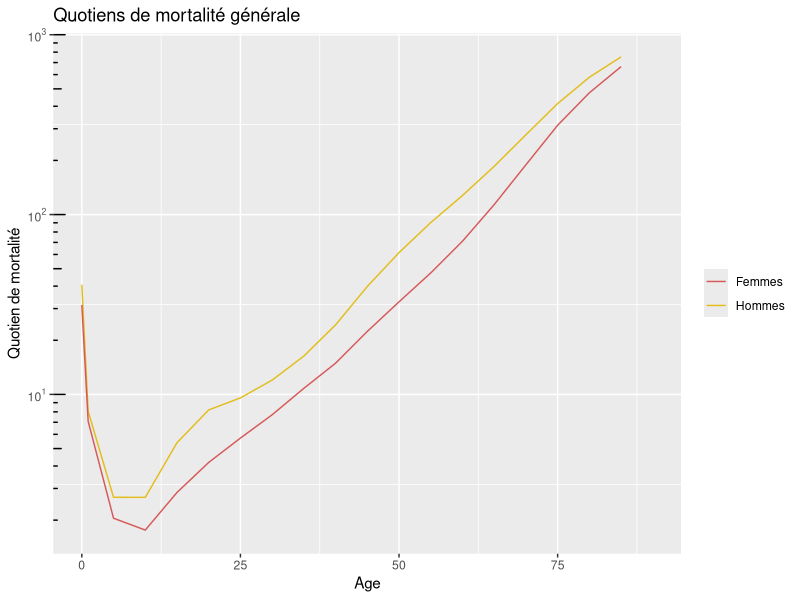
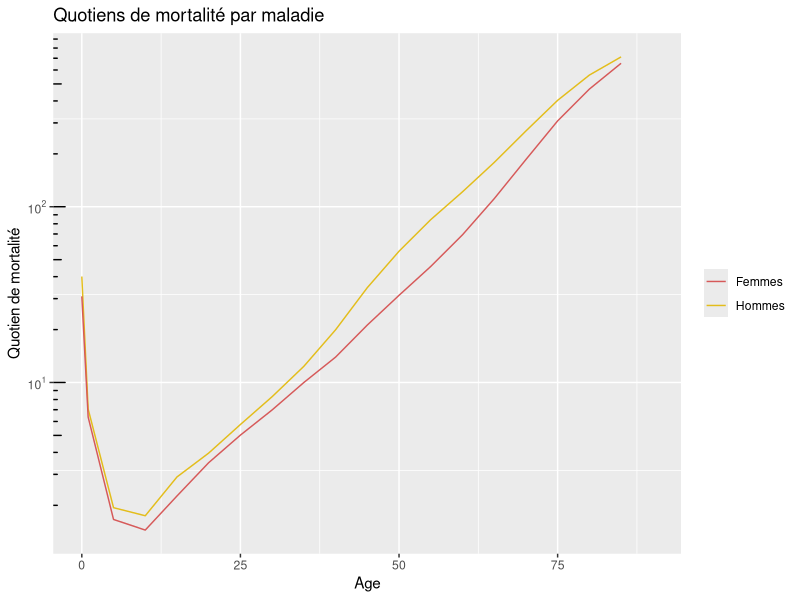
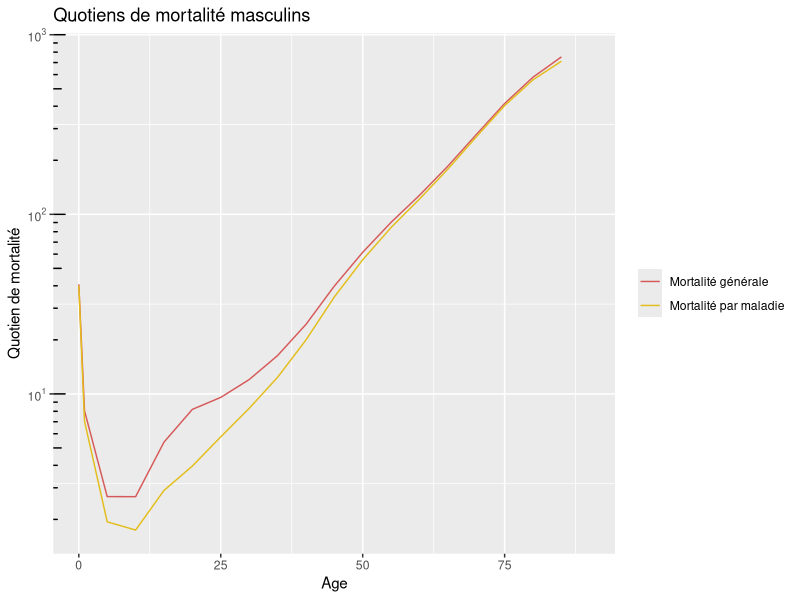
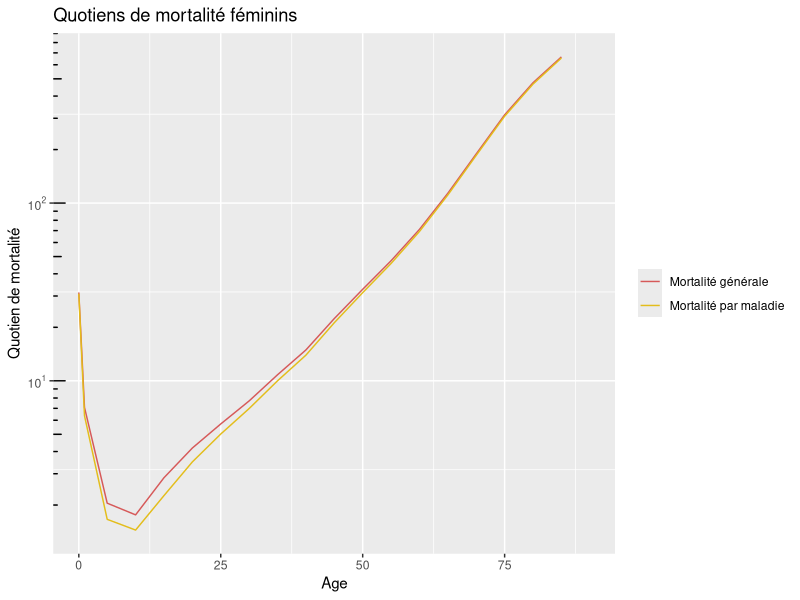

Write the R code that produced these figures, in order.
## ---- chunk 1
library(readxl)
library(tidyverse)
library(knitr)
setwd("C:/Users/Thibaud/Documents/Demographie/M1S2/UE1 - Analyse demographique/Breton/DM1")

TableMortMascGeneral <- read_excel("./data/exo1/tmhgen.xlsx") %>%
  column_to_rownames("Age x")
TableMortMascAccident <- read_excel("./data/exo1/tmhmal.xlsx") %>%
  column_to_rownames("Age x")
## ---- chunk 2
Racine <- 100000
TableMortMascMaladie <- TableMortMascGeneral %>%
  select("aqx p.1000") %>%
  bind_cols(select(TableMortMascAccident, "aqx p.1000")) %>%
  mutate("aqx p.1000" = `aqx p.1000...1` - `aqx p.1000...2`) %>%
  select(`aqx p.1000`)
for (i in seq_along(TableMortMascMaladie$`aqx p.1000`)) {
  TableMortMascMaladie$`Sx`[i] <- Racine
  TableMortMascMaladie$`d(x;x+a)`[i] <- round(Racine * (TableMortMascMaladie$`aqx p.1000`[i] * 0.001))
  Racine <- Racine - TableMortMascMaladie$`d(x;x+a)`[i]
}
TableMortMascMaladie <- relocate(TableMortMascMaladie, `Sx`, `d(x;x+a)`, `aqx p.1000`)
## ---- chunk 3
kable(TableMortMascMaladie, caption = 'Table III M.')
## ---- chunk 4
SommeMort <- TableMortMascGeneral %>%
  select(`d(x;x+a)`) %>%
  rename(`d(x;x+a) Constatés` = `d(x;x+a)`)
SommeMort$`d(x;x+a) Somme` <- TableMortMascAccident$`d(x;x+a)` + TableMortMascMaladie$`d(x;x+a)`
SommeMort$`Difference Brute` <- SommeMort$`d(x;x+a) Somme` - SommeMort$`d(x;x+a) Constatés`
SommeMort$'Difference p.100' <- round((SommeMort$`d(x;x+a) Somme` - SommeMort$`d(x;x+a) Constatés`) / SommeMort$`d(x;x+a) Constatés` * 100, 2)

## ---- chunk 5
kable(SommeMort, caption = "Décès observés, sommes des décès calculés et différence")
## ---- chunk 6
library(scales)
library(gridExtra)
TableMortFemmGeneral <- read_excel("./data/exo1/tmfgen.xlsx") %>%
  column_to_rownames("Age x")
TableMortFemmMaladie <- read_excel("./data/exo1/tmfmal.xlsx") %>%
  column_to_rownames("Age x")
## ---- chunk 7
ggplot() +
  geom_line(data = TableMortMascGeneral, aes(y = `aqx p.1000`, x = as.numeric(row.names(TableMortMascGeneral)), color = "Hommes")) +
  geom_line(data = TableMortFemmGeneral, aes(y = `aqx p.1000`, x = as.numeric(row.names(TableMortFemmGeneral)), color = "Femmes")) +
  scale_color_manual(values = c("#d65959", "#e3bd1b"), name = NULL) +
  scale_y_continuous(trans = "log10", breaks = function(x) {
    brks <- extended_breaks(Q = c(1, 5))(log10(x))
    10^(brks[brks %% 1 == 0])
  }, labels = math_format(format = log10))+
  annotation_logticks(sides = "l") +
  ggtitle("Quotiens de mortalité générale") +
  xlab("Age") +
  ylab("Quotien de mortalité")

ggplot() +
  geom_line(data = TableMortMascMaladie, aes(y = `aqx p.1000`, x = as.numeric(row.names(TableMortMascMaladie)), color = "Hommes")) +
  geom_line(data = TableMortFemmMaladie, aes(y = `aqx p.1000`, x = as.numeric(row.names(TableMortFemmMaladie)), color = "Femmes")) +
  scale_color_manual(values = c("#d65959", "#e3bd1b"), name = NULL) +
  scale_y_continuous(trans = "log10",
                     breaks = function(x) {
                       brks <- extended_breaks(Q = c(1, 5))(log10(x))
                       10^(brks[brks %% 1 == 0])
                     },
                     labels = math_format(format = log10))+
  annotation_logticks(sides = "l") +
  ggtitle("Quotiens de mortalité par maladie") +
  xlab("Age") +
  ylab("Quotien de mortalité")
## ---- chunk 8
ggplot() +
  geom_line(data = TableMortMascGeneral, aes(y = `aqx p.1000`, x = as.numeric(row.names(TableMortMascGeneral)), color = "Mortalité générale")) +
  geom_line(data = TableMortMascMaladie, aes(y = `aqx p.1000`, x = as.numeric(row.names(TableMortMascMaladie)), color = "Mortalité par maladie")) +
  scale_color_manual(values = c("#d65959", "#e3bd1b"), name = NULL) +
  scale_y_continuous(
    trans = "log10",
    breaks = function(x) {
      brks <- extended_breaks(Q = c(1, 5))(log10(x))
      10^(brks[brks %% 1 == 0])
    },
    labels = math_format(format = log10)
  )+
  annotation_logticks(sides = "l") +
  ggtitle("Quotiens de mortalité masculins") +
  xlab("Age") +
  ylab("Quotien de mortalité")

ggplot() +
  geom_line(data = TableMortFemmGeneral, aes(y = `aqx p.1000`, x = as.numeric(row.names(TableMortFemmGeneral)), color = "Mortalité générale")) +
  geom_line(data = TableMortFemmMaladie, aes(y = `aqx p.1000`, x = as.numeric(row.names(TableMortFemmMaladie)), color = "Mortalité par maladie")) +
  scale_color_manual(values = c("#d65959", "#e3bd1b"), name = NULL) +
  scale_y_continuous(
    trans = "log10",
    breaks = function(x) {
      brks <- extended_breaks(Q = c(1, 5))(log10(x))
      10^(brks[brks %% 1 == 0])
    },
    labels = math_format(format = log10)
  )+
  annotation_logticks(sides = "l") +
  ggtitle("Quotiens de mortalité féminins") +
  xlab("Age") +
  ylab("Quotien de mortalité")
